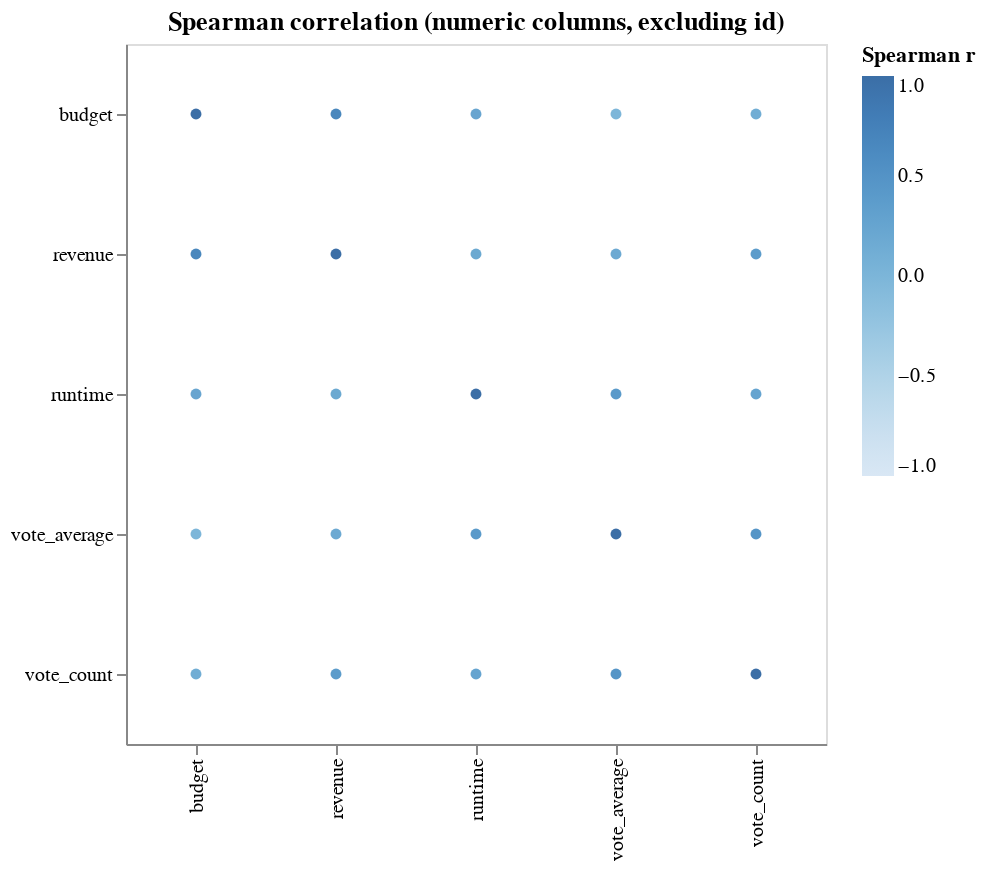

This figure's notebook cell:
### Markdown cell above
<div class="alert alert-warning" style="color:black">

### Question 2.3 (Optional)
rubric={viz:0.5,accuracy:0.5}
    
<h4>Python</h4>
<p>Another way of viewing the pairwise relationships between numerical column is to assess their correlation coefficients. It can be a good idea to use spearman instead of pearson correlation in order to pick up nonlinearities, so make sure to use that below.</p>
<p>I have done most of the wrangling, but you need to fill in the one blank and then view the dataframe to figure out how to plot it. Use some type of point plot with a marker of your choice and make an informed decision of which encoding channels to map the different data frame columns to.</p>

</div>

### Code cell
# YOUR ANSWER GOES HERE
import altair as alt

corr_df = df[numeric_cols].corr(method="spearman").stack().reset_index(name='corr')

alt.Chart(corr_df).mark_point(filled = True, opacity=0.8).encode(
    x=alt.X("level_0:N", title=None),
    y=alt.Y("level_1:N", title=None),
    color=alt.Color("corr:Q", scale=alt.Scale(domain=[-1, 1]), title="Spearman r"),
    tooltip=["level_0", "level_1", alt.Tooltip("corr:Q", format=".3f")]
).properties(
    width=350,
    height=350,
    title="Spearman correlation (numeric columns, excluding id)"
)

### Figure 1 — Vega-Lite specification as saved in the notebook (floating-point values rounded to 4 significant figures)
{"config": {"view": {"continuousWidth": 300, "continuousHeight": 300}}, "data": {"name": "data-8cf2060e843e617b81e16db8bb4a6df4"}, "mark": {"type": "point", "filled": true, "opacity": 0.8}, "encoding": {"color": {"field": "corr", "scale": {"domain": [-1, 1]}, "title": "Spearman r", "type": "quantitative"}, "tooltip": [{"field": "level_0", "type": "nominal"}, {"field": "level_1", "type": "nominal"}, {"field": "corr", "format": ".3f", "type": "quantitative"}], "x": {"field": "level_0", "title": null, "type": "nominal"}, "y": {"field": "level_1", "title": null, "type": "nominal"}}, "height": 350, "title": "Spearman correlation (numeric columns, excluding id)", "width": 350, "$schema": "https://vega.github.io/schema/vega-lite/v6.1.0.json", "datasets": {"data-8cf2060e843e617b81e16db8bb4a6df4": [{"level_0": "runtime", "level_1": "runtime", "corr": 1.0}, {"level_0": "runtime", "level_1": "budget", "corr": 0.2349}, {"level_0": "runtime", "level_1": "revenue", "corr": 0.1891}, {"level_0": "runtime", "level_1": "vote_average", "corr": 0.4017}, {"level_0": "runtime", "level_1": "vote_count", "corr": 0.2555}, {"level_0": "budget", "level_1": "runtime", "corr": 0.2349}, {"level_0": "budget", "level_1": "budget", "corr": 1.0}, {"level_0": "budget", "level_1": "revenue", "corr": 0.668}, {"level_0": "budget", "level_1": "vote_average", "corr": -0.01903}, {"level_0": "budget", "level_1": "vote_count", "corr": 0.1305}, {"level_0": "revenue", "level_1": "runtime", "corr": 0.1891}, {"level_0": "revenue", "level_1": "budget", "corr": 0.668}, {"level_0": "revenue", "level_1": "revenue", "corr": 1.0}, {"level_0": "revenue", "level_1": "vote_average", "corr": 0.1826}, {"level_0": "revenue", "level_1": "vote_count", "corr": 0.3774}, {"level_0": "vote_average", "level_1": "runtime", "corr": 0.4017}, {"level_0": "vote_average", "level_1": "budget", "corr": -0.01903}, {"level_0": "vote_average", "level_1": "revenue", "corr": 0.1826}, {"level_0": "vote_average", "level_1": "vote_average", "corr": 1.0}, {"level_0": "vote_average", "level_1": "vote_count", "corr": 0.4762}, {"level_0": "vote_count", "level_1": "runtime", "corr": 0.2555}, {"level_0": "vote_count", "level_1": "budget", "corr": 0.1305}, {"level_0": "vote_count", "level_1": "revenue", "corr": 0.3774}, {"level_0": "vote_count", "level_1": "vote_average", "corr": 0.4762}, {"level_0": "vote_count", "level_1": "vote_count", "corr": 1.0}]}}
